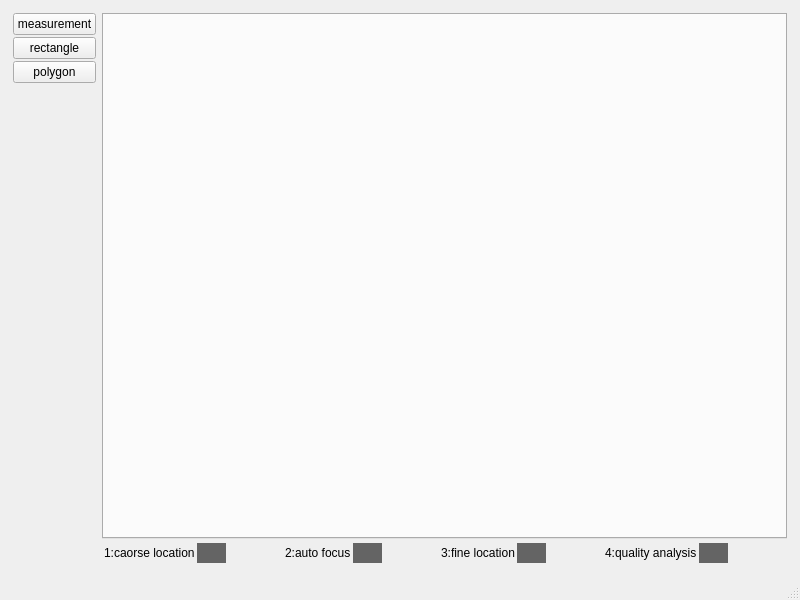
<?xml version="1.0" encoding="UTF-8"?>
<ui version="4.0">
 <class>MainWindow</class>
 <widget class="QMainWindow" name="MainWindow">
  <property name="geometry">
   <rect>
    <x>0</x>
    <y>0</y>
    <width>800</width>
    <height>600</height>
   </rect>
  </property>
  <property name="windowTitle">
   <string>MainWindow</string>
  </property>
  <widget class="QWidget" name="centralwidget">
   <layout class="QVBoxLayout" name="verticalLayout_3">
    <item>
     <layout class="QHBoxLayout" name="horizontalLayout_2" stretch="1,10">
      <property name="spacing">
       <number>2</number>
      </property>
      <property name="leftMargin">
       <number>2</number>
      </property>
      <property name="topMargin">
       <number>2</number>
      </property>
      <property name="rightMargin">
       <number>2</number>
      </property>
      <property name="bottomMargin">
       <number>2</number>
      </property>
      <item>
       <layout class="QVBoxLayout" name="verticalLayout" stretch="1,1,1,0">
        <property name="spacing">
         <number>2</number>
        </property>
        <property name="leftMargin">
         <number>2</number>
        </property>
        <property name="topMargin">
         <number>2</number>
        </property>
        <property name="rightMargin">
         <number>2</number>
        </property>
        <property name="bottomMargin">
         <number>2</number>
        </property>
        <item>
         <widget class="QPushButton" name="btnMeasurement">
          <property name="text">
           <string>measurement</string>
          </property>
         </widget>
        </item>
        <item>
         <widget class="QPushButton" name="btnROIRectangle">
          <property name="text">
           <string>rectangle</string>
          </property>
         </widget>
        </item>
        <item>
         <widget class="QPushButton" name="btnROIPolygon">
          <property name="text">
           <string>polygon</string>
          </property>
         </widget>
        </item>
        <item>
         <spacer name="verticalSpacer">
          <property name="orientation">
           <enum>Qt::Vertical</enum>
          </property>
          <property name="sizeHint" stdset="0">
           <size>
            <width>20</width>
            <height>40</height>
           </size>
          </property>
         </spacer>
        </item>
       </layout>
      </item>
      <item>
       <layout class="QVBoxLayout" name="verticalLayout_2">
        <property name="spacing">
         <number>2</number>
        </property>
        <property name="leftMargin">
         <number>2</number>
        </property>
        <property name="topMargin">
         <number>2</number>
        </property>
        <property name="rightMargin">
         <number>2</number>
        </property>
        <property name="bottomMargin">
         <number>2</number>
        </property>
        <item>
         <widget class="QTabWidget" name="tabWidget">
          <property name="currentIndex">
           <number>-1</number>
          </property>
         </widget>
        </item>
        <item>
         <layout class="QHBoxLayout" name="horizontalLayout" stretch="1,1,2,1,1,2,1,1,2,1,1,2">
          <property name="spacing">
           <number>2</number>
          </property>
          <property name="leftMargin">
           <number>2</number>
          </property>
          <property name="topMargin">
           <number>2</number>
          </property>
          <property name="rightMargin">
           <number>2</number>
          </property>
          <property name="bottomMargin">
           <number>2</number>
          </property>
          <item>
           <widget class="QLabel" name="label1">
            <property name="text">
             <string>1:caorse location</string>
            </property>
           </widget>
          </item>
          <item>
           <widget class="QLabel" name="labelCaorseLocation">
            <property name="styleSheet">
             <string notr="true">background-color: rgb(100, 100, 100);</string>
            </property>
            <property name="text">
             <string/>
            </property>
           </widget>
          </item>
          <item>
           <spacer name="horizontalSpacer_2">
            <property name="orientation">
             <enum>Qt::Horizontal</enum>
            </property>
            <property name="sizeHint" stdset="0">
             <size>
              <width>40</width>
              <height>20</height>
             </size>
            </property>
           </spacer>
          </item>
          <item>
           <widget class="QLabel" name="label2">
            <property name="text">
             <string>2:auto focus</string>
            </property>
           </widget>
          </item>
          <item>
           <widget class="QLabel" name="labelAutoFocus">
            <property name="styleSheet">
             <string notr="true">background-color: rgb(100, 100, 100);</string>
            </property>
            <property name="text">
             <string/>
            </property>
           </widget>
          </item>
          <item>
           <spacer name="horizontalSpacer_3">
            <property name="orientation">
             <enum>Qt::Horizontal</enum>
            </property>
            <property name="sizeHint" stdset="0">
             <size>
              <width>40</width>
              <height>20</height>
             </size>
            </property>
           </spacer>
          </item>
          <item>
           <widget class="QLabel" name="label3">
            <property name="text">
             <string>3:fine location</string>
            </property>
           </widget>
          </item>
          <item>
           <widget class="QLabel" name="labelFineLocation">
            <property name="styleSheet">
             <string notr="true">background-color: rgb(100, 100, 100);</string>
            </property>
            <property name="text">
             <string/>
            </property>
           </widget>
          </item>
          <item>
           <spacer name="horizontalSpacer_4">
            <property name="orientation">
             <enum>Qt::Horizontal</enum>
            </property>
            <property name="sizeHint" stdset="0">
             <size>
              <width>40</width>
              <height>20</height>
             </size>
            </property>
           </spacer>
          </item>
          <item>
           <widget class="QLabel" name="label4">
            <property name="text">
             <string>4:quality analysis</string>
            </property>
           </widget>
          </item>
          <item>
           <widget class="QLabel" name="labelQualityAnalysis">
            <property name="styleSheet">
             <string notr="true">background-color: rgb(100, 100, 100);</string>
            </property>
            <property name="text">
             <string/>
            </property>
           </widget>
          </item>
          <item>
           <spacer name="horizontalSpacer_5">
            <property name="orientation">
             <enum>Qt::Horizontal</enum>
            </property>
            <property name="sizeHint" stdset="0">
             <size>
              <width>40</width>
              <height>20</height>
             </size>
            </property>
           </spacer>
          </item>
         </layout>
        </item>
       </layout>
      </item>
     </layout>
    </item>
   </layout>
  </widget>
  <widget class="QStatusBar" name="statusbar"/>
  <action name="action_optical_tool">
   <property name="text">
    <string>&amp;optical_tool</string>
   </property>
  </action>
 </widget>
 <resources/>
 <connections/>
</ui>
